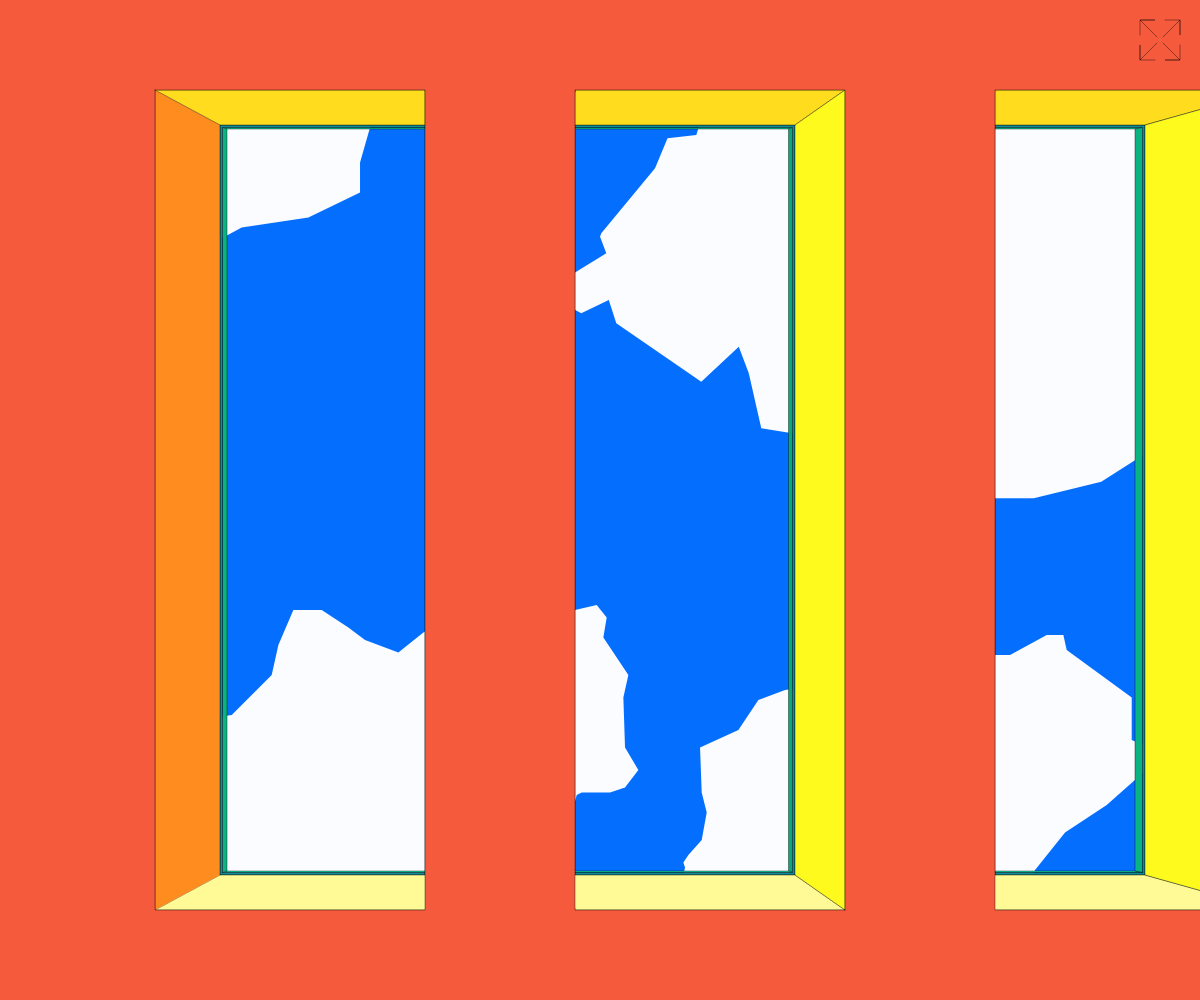
Frame 1 (no input)
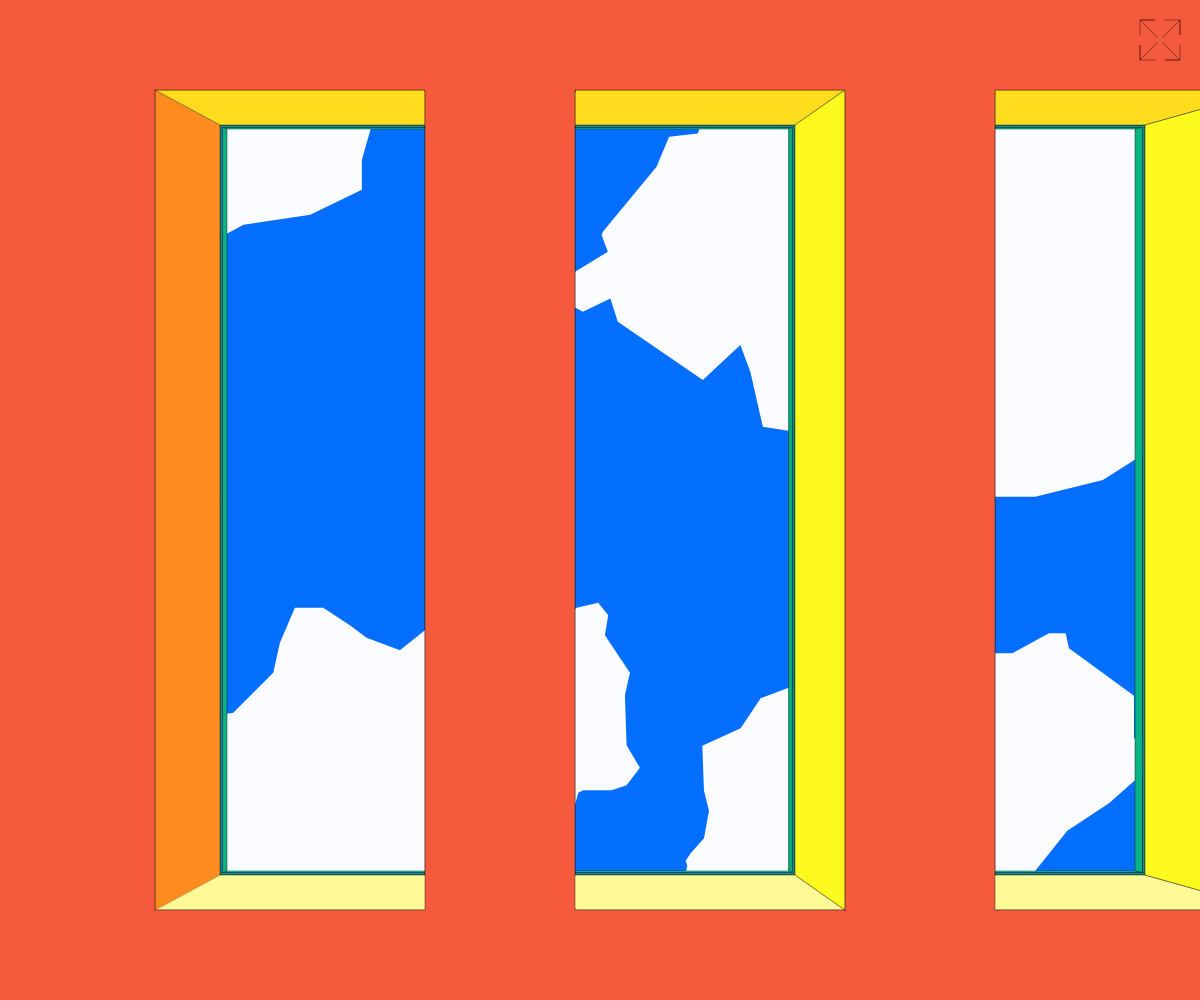
Frame 60 (no input)
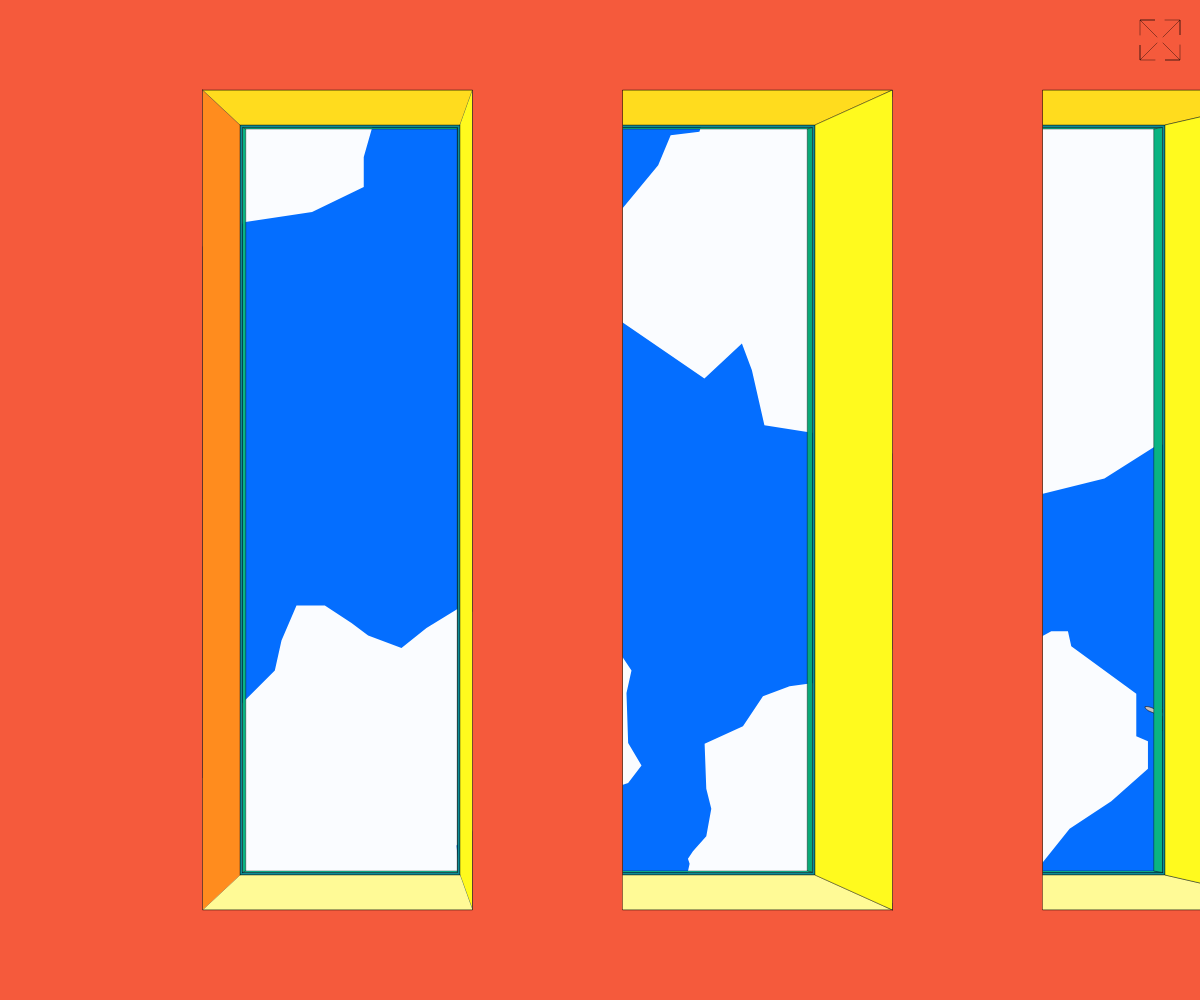
Frame 120 (the mouse pressed at the canvas centre since frame 60)

The p5.js sketch that drew these frames (run headless with seeded random() and noise() and a simulated clock; from frame 60 on, the mouse is pressed at the canvas centre):

// p5.js sketch
// ── sketch.js
//Colours
let lineColour = ([0, 100]);
let buttonColour = ([0, 100]);

let sky = ([4, 110, 255]);

let tr = 255;

let wallColour = ([245, 90, 60, tr]);
let wallSideTopColour = ([255, 220, 30, tr]);
let wallSideRightColour = ([255, 250, 30, tr]);
let wallSideBottomColour = ([255, 250, 150, tr]);
let wallSideLeftColour = ([255, 140, 30, tr]);

let frontWindowSurroundColour = ([15, 140, 150]);
let frontWindowEdgeColourTop = ([10, 190, 140]);
let frontWindowEdgeColourRight = ([10, 170, 120]);
let frontWindowEdgeColourBottom = ([20, 210, 160]);
let frontWindowEdgeColourLeft = ([10, 180, 130]);

let frontWindowBackColour = ([5, 120, 110]);
let frontWindowTopColour = ([225, 235, 10]);
let frontWindowBottomColour = ([212, 222, 5]);

let frontWindowHighlightColourR;
let frontWindowHighlightColourG;
let frontWindowHighlightColourB;

let pBC = ([200, 200, 200]);
let pWC = ([200, 0, 0]);
let pJC = ([200, 200, 200]);
//transparency layer
let pBC2 = ([200, 0, 0,10]);
let pWC2 = ([200, 0, 0,10]);
let pJC2 = ([200, 0, 0,10]);

//Width Centre variable
let hc;
let wc;
let sc;
let scale;
let xscaler;
let yscaler;

let movex = 0;

let cld1 = 0;
let cld2 = 0;
let cld3 = 0;
let cld4 = 0;

let plane = 0;
let plane2 = 0;

let pScale;

let pX = -120;
let pY = -40;

function setup() {
  createCanvas(windowWidth, windowHeight);
  hc = height / 2;
  wc = width / 2;
  //Smaller dimension
  if (wc < hc) {
    sc = wc;
  } else if (hc < wc) {
    sc = hc;
  } else {
    sc = hc;
  }
  scale = sc / 100
  xscaler = 1;
  yscaler = 1;

}

function windowResized() {
  resizeCanvas(windowWidth, windowHeight);
  hc = height / 2;
  wc = width / 2;
  //Smaller dimension
  if (wc < hc) {
    sc = wc
  } else if (hc < wc) {
    sc = hc
  } else {
    sc = hc
  }
  scale = sc / 100
}

function draw() {
  background(sky);
  stroke(lineColour);
  strokeWeight(scale / 5);

  cld1 = cld1 + scale/190;
  cld2 = cld2 + scale/160;
  cld3 = cld3 + scale/130;
  cld4 = cld4 + scale/110;

  //y
  plane = plane + scale/25;
  //x
  plane2 = plane2 + scale/10;

  pScale = 60;

  //a
  {
    //Scale a
    let a_sx = scale * xscaler;
    let a_sy = scale * yscaler;

    //Position a
    let as_px = (scale*movex) + map(mouseX, 0, width, (scale*1), -(scale*18), true);
    let as_py = 0;

    //Points >> + or - ((value * scaler) + positioner)
    //TL
    a1x = wc - ((88 * a_sx) + as_px);
    a1y = hc - ((82 * a_sy) + as_py);
    //TR
    a2x = wc - ((34 * a_sx) + as_px);
    a2y = hc - ((82 * a_sy) + as_py);
    //BR
    a3x = wc - ((34 * a_sx) + as_px);
    a3y = hc + ((82 * a_sy) + as_py);
    //BL
    a4x = wc - ((88 * a_sx) + as_px);
    a4y = hc + ((82 * a_sy) + as_py);

    a5x = wc + ((50 * a_sx) - as_px);
    a5y = hc - ((82 * a_sy) + as_py);

    a6x = wc - ((4 * a_sx) + as_px);
    a6y = hc - ((82 * a_sy) + as_py);

    a7x = wc - ((4 * a_sx) + as_px);
    a7y = hc + ((82 * a_sy) + as_py);

    a8x = wc + ((50 * a_sx) - as_px);
    a8y = hc + ((82 * a_sy) + as_py);

    a9x = wc + ((135 * a_sx) - as_px);
    a9y = hc - ((82 * a_sy) + as_py);

    a10x = wc + ((80 * a_sx) - as_px);
    a10y = hc - ((82 * a_sy) + as_py);

    a11x = wc + ((80 * a_sx) - as_px);
    a11y = hc + ((82 * a_sy) + as_py);

    a12x = wc + ((135 * a_sx) - as_px);
    a12y = hc + ((82 * a_sy) + as_py);
  }
  //b
  {
    //Scale b
    let b_sx = scale * xscaler;
    let b_sy = scale * yscaler;

    //Position b
    let b_px = (scale*movex) + map(mouseX, 0, width, (scale*1), -(scale*7), true);
    let b_py = 0;

    //Points >> + or - ((value * scaler) + positioner)
    b1x = wc - ((75 * b_sx) + b_px);
    b1y = hc - ((75 * b_sy) + b_py);

    b2x = wc - ((31 * b_sx) + b_px);
    b2y = hc - ((75 * b_sy) + b_py);

    b3x = wc - ((31 * b_sx) + b_px);
    b3y = hc + ((75 * b_sy) + b_py);

    b4x = wc - ((75 * b_sx) + b_px);
    b4y = hc + ((75 * b_sy) + b_py);

    b5x = wc - ((5 * b_sx) + b_px);
    b5y = hc - ((75 * b_sy) + b_py);

    b6x = wc + ((40 * b_sx) - b_px);
    b6y = hc - ((75 * b_sy) + b_py);

    b7x = wc + ((40 * b_sx) - b_px);
    b7y = hc + ((75 * b_sy) + b_py);

    b8x = wc - ((5 * b_sx) + b_px);
    b8y = hc + ((75 * b_sy) + b_py);

    b9x = wc + ((110 * b_sx) - b_px);
    b9y = hc - ((75 * b_sy) + b_py);

    b10x = wc + ((66 * b_sx) - b_px);
    b10y = hc - ((75 * b_sy) + b_py);

    b11x = wc + ((66 * b_sx) - b_px);
    b11y = hc + ((75 * b_sy) + b_py);

    b12x = wc + ((110 * b_sx) - b_px);
    b12y = hc + ((75 * b_sy) + b_py);
  }
  //c
  {
    //Scale c
    let c_sx = scale * xscaler;
    let c_sy = scale * yscaler;

    //Position c
    let c_px = (scale*movex) + map(mouseX, 0, width, (scale*1), -(scale*7), true);
    let c_py = 0;

    //Points >> + or - ((value * scaler) + positioner)
    c1x = wc - ((74.5 * c_sx) + c_px);
    c1y = hc - ((74.5 * c_sy) + c_py);

    c2x = wc - ((31.5 * c_sx) + c_px);
    c2y = hc - ((74.5 * c_sy) + c_py);

    c3x = wc - ((31.5 * c_sx) + c_px);
    c3y = hc + ((74.5 * c_sy) + c_py);

    c4x = wc - ((74.5 * c_sx) + c_px);
    c4y = hc + ((74.5 * c_sy) + c_py);

    c5x = wc - ((4.5 * c_sx) + c_px);
    c5y = hc - ((74.5 * c_sy) + c_py);

    c6x = wc + ((39.5 * c_sx) - c_px);
    c6y = hc - ((74.5 * c_sy) + c_py);

    c7x = wc + ((39.5 * c_sx) - c_px);
    c7y = hc + ((74.5 * c_sy) + c_py);

    c8x = wc - ((4.5 * c_sx) + c_px);
    c8y = hc + ((74.5 * c_sy) + c_py);

    c9x = wc + ((109.5 * c_sx) - c_px);
    c9y = hc - ((74.5 * c_sy) + c_py);

    c10x = wc + ((66.5 * c_sx) - c_px);
    c10y = hc - ((74.5 * c_sy) + c_py);

    c11x = wc + ((66.5 * c_sx) - c_px);
    c11y = hc + ((74.5 * c_sy) + c_py);

    c12x = wc + ((109.5 * c_sx) - c_px);
    c12y = hc + ((74.5 * c_sy) + c_py);
  }
  //d
  {
    //Scale d
    let d_sx = scale * xscaler;
    let d_sy = scale * yscaler;

    //Position d
    let d_px = (scale*movex) + map(mouseX, 0, width, (scale*1), -(scale*6.5), true);
    let d_py = 0;

    //Points >> + or - ((value * scaler) + positioner)
    d1x = wc - ((73.6 * d_sx) + d_px);
    d1y = hc - ((74.2 * d_sy) + d_py);

    d2x = wc - ((31.3 * d_sx) + d_px);
    d2y = hc - ((74.2 * d_sy) + d_py);

    d3x = wc - ((31.3 * d_sx) + d_px);
    d3y = hc + ((74.2 * d_sy) + d_py);

    d4x = wc - ((73.6 * d_sx) + d_px);
    d4y = hc + ((74.2 * d_sy) + d_py);

    d5x = wc - ((5 * d_sx) + d_px);
    d5y = hc - ((74.2 * d_sy) + d_py);

    d6x = wc + ((38.7 * d_sx) - d_px);
    d6y = hc - ((74.2 * d_sy) + d_py);

    d7x = wc + ((38.7 * d_sx) - d_px);
    d7y = hc + ((74.2 * d_sy) + d_py);

    d8x = wc - ((5 * d_sx) + d_px);
    d8y = hc + ((74.2 * d_sy) + d_py);

    d9x = wc + ((108 * d_sx) - d_px);
    d9y = hc - ((74.2 * d_sy) + d_py);

    d10x = wc + ((65.3 * d_sx) - d_px);
    d10y = hc - ((74.2 * d_sy) + d_py);

    d11x = wc + ((65.3 * d_sx) - d_px);
    d11y = hc + ((74.2 * d_sy) + d_py);

    d12x = wc + ((108 * d_sx) - d_px);
    d12y = hc + ((74.2 * d_sy) + d_py);
  }
  //e
  {
    //Scale e
    let e_sx = scale * xscaler;
    let e_sy = scale * yscaler;

    //Position e
    let e_px = 0;
    let e_py = 0;

    //Points >> + or - ((value * scaler) + positioner)
    e1x = wc - ((48.5 * e_sx) + e_px);
    e1y = hc - ((70.7 * e_sy) + e_py);

    e2x = wc + ((48.5 * e_sx) + e_px);
    e2y = hc - ((70.7 * e_sy) + e_py);

    e3x = wc + ((48.5 * e_sx) + e_px);
    e3y = hc + ((70.7 * e_sy) + e_py);

    e4x = wc - ((48.5 * e_sx) + e_px);
    e4y = hc + ((70.7 * e_sy) + e_py);
  }
  //f
  {
    //Scale f
    let f_sx = scale * xscaler;
    let f_sy = scale * yscaler;

    //Position f
    let f_px = 0;
    let f_py = 0;

    //Points >> + or - ((value * scaler) + positioner)
    f1x = wc - ((47 * f_sx) + f_px);
    f1y = hc - ((67 * f_sy) + f_py);

    f2x = wc + ((47 * f_sx) + f_px);
    f2y = hc - ((67 * f_sy) + f_py);

    f3x = wc + ((47 * f_sx) + f_px);
    f3y = hc + ((-1.5 * f_sy) + f_py);

    f4x = wc - ((47 * f_sx) + f_px);
    f4y = hc + ((-1.5 * f_sy) + f_py);
  }



stroke(lineColour);
//PTW
{
fill(pWC);
let PTW_x = -scale*pX - plane2;
let PTW_y = -scale*pY - plane;
let PTW_xScale = scale/pScale;
let PTW_yScale = scale/pScale;
beginShape();
vertex(wc+(PTW_xScale*218)+PTW_x,hc+(PTW_yScale*415)+PTW_y);
vertex(wc+(PTW_xScale*228)+PTW_x,hc+(PTW_yScale*415)+PTW_y);
vertex(wc+(PTW_xScale*378)+PTW_x,hc+(PTW_yScale*303)+PTW_y);
vertex(wc+(PTW_xScale*379)+PTW_x,hc+(PTW_yScale*302)+PTW_y);
vertex(wc+(PTW_xScale*388)+PTW_x,hc+(PTW_yScale*301)+PTW_y);
vertex(wc+(PTW_xScale*413)+PTW_x,hc+(PTW_yScale*303)+PTW_y);
vertex(wc+(PTW_xScale*353)+PTW_x,hc+(PTW_yScale*366)+PTW_y);
vertex(wc+(PTW_xScale*361)+PTW_x,hc+(PTW_yScale*371)+PTW_y);
vertex(wc+(PTW_xScale*331)+PTW_x,hc+(PTW_yScale*408)+PTW_y);
vertex(wc+(PTW_xScale*326)+PTW_x,hc+(PTW_yScale*403)+PTW_y);
vertex(wc+(PTW_xScale*319)+PTW_x,hc+(PTW_yScale*410)+PTW_y);
vertex(wc+(PTW_xScale*324)+PTW_x,hc+(PTW_yScale*415)+PTW_y);
vertex(wc+(PTW_xScale*298)+PTW_x,hc+(PTW_yScale*448)+PTW_y);
vertex(wc+(PTW_xScale*220)+PTW_x,hc+(PTW_yScale*421)+PTW_y);
vertex(wc+(PTW_xScale*218)+PTW_x,hc+(PTW_yScale*417)+PTW_y);
endShape(CLOSE);
//ENDPTW
}
//PBW
{
fill(pWC);
let PBW_x = -scale*pX - plane2;
let PBW_y = -scale*pY - plane;
let PBW_xScale = scale/pScale;
let PBW_yScale = scale/pScale;
beginShape();
vertex(wc+(PBW_xScale*202)+PBW_x,hc+(PBW_yScale*459)+PBW_y);
vertex(wc+(PBW_xScale*206)+PBW_x,hc+(PBW_yScale*465)+PBW_y);
vertex(wc+(PBW_xScale*259)+PBW_x,hc+(PBW_yScale*647)+PBW_y);
vertex(wc+(PBW_xScale*262)+PBW_x,hc+(PBW_yScale*651)+PBW_y);
vertex(wc+(PBW_xScale*287)+PBW_x,hc+(PBW_yScale*664)+PBW_y);
vertex(wc+(PBW_xScale*277)+PBW_x,hc+(PBW_yScale*584)+PBW_y);
vertex(wc+(PBW_xScale*283)+PBW_x,hc+(PBW_yScale*586)+PBW_y);
vertex(wc+(PBW_xScale*276)+PBW_x,hc+(PBW_yScale*535)+PBW_y);
vertex(wc+(PBW_xScale*270)+PBW_x,hc+(PBW_yScale*535)+PBW_y);
vertex(wc+(PBW_xScale*270)+PBW_x,hc+(PBW_yScale*526)+PBW_y);
vertex(wc+(PBW_xScale*276)+PBW_x,hc+(PBW_yScale*526)+PBW_y);
vertex(wc+(PBW_xScale*283)+PBW_x,hc+(PBW_yScale*493)+PBW_y);
vertex(wc+(PBW_xScale*279)+PBW_x,hc+(PBW_yScale*485)+PBW_y);
vertex(wc+(PBW_xScale*206)+PBW_x,hc+(PBW_yScale*453)+PBW_y);
vertex(wc+(PBW_xScale*202)+PBW_x,hc+(PBW_yScale*458)+PBW_y);
endShape(CLOSE);
//ENDPBW
}
//PT
{
fill(pWC);
let PT_x = -scale*pX - plane2;
let PT_y = -scale*pY - plane;
let PT_xScale = scale/pScale;
let PT_yScale = scale/pScale;
beginShape();
vertex(wc+(PT_xScale*412)+PT_x,hc+(PT_yScale*535)+PT_y);
vertex(wc+(PT_xScale*421)+PT_x,hc+(PT_yScale*542)+PT_y);
vertex(wc+(PT_xScale*423)+PT_x,hc+(PT_yScale*544)+PT_y);
vertex(wc+(PT_xScale*434)+PT_x,hc+(PT_yScale*582)+PT_y);
vertex(wc+(PT_xScale*440)+PT_x,hc+(PT_yScale*594)+PT_y);
vertex(wc+(PT_xScale*452)+PT_x,hc+(PT_yScale*601)+PT_y);
vertex(wc+(PT_xScale*465)+PT_x,hc+(PT_yScale*539)+PT_y);
vertex(wc+(PT_xScale*505)+PT_x,hc+(PT_yScale*492)+PT_y);
vertex(wc+(PT_xScale*493)+PT_x,hc+(PT_yScale*486)+PT_y);
vertex(wc+(PT_xScale*483)+PT_x,hc+(PT_yScale*487)+PT_y);
vertex(wc+(PT_xScale*440)+PT_x,hc+(PT_yScale*509)+PT_y);
vertex(wc+(PT_xScale*427)+PT_x,hc+(PT_yScale*507)+PT_y);
vertex(wc+(PT_xScale*435)+PT_x,hc+(PT_yScale*527)+PT_y);
endShape(CLOSE);
//ENDPT
}
//PBod
{
fill(pBC);
let PBod_x = -scale*pX - plane2;
let PBod_y = -scale*pY - plane;
let PBod_xScale = scale/pScale;
let PBod_yScale = scale/pScale;
beginShape();
vertex(wc+(PBod_xScale*453)+PBod_x,hc+(PBod_yScale*525)+PBod_y);
vertex(wc+(PBod_xScale*440)+PBod_x,hc+(PBod_yScale*515)+PBod_y);
vertex(wc+(PBod_xScale*419)+PBod_x,hc+(PBod_yScale*502)+PBod_y);
vertex(wc+(PBod_xScale*400)+PBod_x,hc+(PBod_yScale*491)+PBod_y);
vertex(wc+(PBod_xScale*333)+PBod_x,hc+(PBod_yScale*458)+PBod_y);
vertex(wc+(PBod_xScale*133)+PBod_x,hc+(PBod_yScale*378)+PBod_y);
vertex(wc+(PBod_xScale*108)+PBod_x,hc+(PBod_yScale*370)+PBod_y);
vertex(wc+(PBod_xScale*85)+PBod_x,hc+(PBod_yScale*366)+PBod_y);
vertex(wc+(PBod_xScale*72)+PBod_x,hc+(PBod_yScale*366)+PBod_y);
vertex(wc+(PBod_xScale*62)+PBod_x,hc+(PBod_yScale*368)+PBod_y);
  vertex(wc+(PBod_xScale*60)+PBod_x,hc+(PBod_yScale*371)+PBod_y);
vertex(wc+(PBod_xScale*61)+PBod_x,hc+(PBod_yScale*376)+PBod_y);
vertex(wc+(PBod_xScale*65)+PBod_x,hc+(PBod_yScale*386)+PBod_y);
vertex(wc+(PBod_xScale*85)+PBod_x,hc+(PBod_yScale*407)+PBod_y);
vertex(wc+(PBod_xScale*89)+PBod_x,hc+(PBod_yScale*410)+PBod_y);
vertex(wc+(PBod_xScale*98)+PBod_x,hc+(PBod_yScale*415)+PBod_y);
vertex(wc+(PBod_xScale*107)+PBod_x,hc+(PBod_yScale*420)+PBod_y);
vertex(wc+(PBod_xScale*315)+PBod_x,hc+(PBod_yScale*506)+PBod_y);
vertex(wc+(PBod_xScale*397)+PBod_x,hc+(PBod_yScale*532)+PBod_y);
vertex(wc+(PBod_xScale*457)+PBod_x,hc+(PBod_yScale*543)+PBod_y);
vertex(wc+(PBod_xScale*472)+PBod_x,hc+(PBod_yScale*544)+PBod_y);
vertex(wc+(PBod_xScale*456)+PBod_x,hc+(PBod_yScale*527)+PBod_y);
endShape(CLOSE);
//ENDPBod
}
//JT
{
fill(pJC);
let JT_x = -scale*pX - plane2;
let JT_y = -scale*pY - plane;
let JT_xScale = scale/pScale;
let JT_yScale = scale/pScale;
beginShape();
vertex(wc+(JT_xScale*252)+JT_x,hc+(JT_yScale*533)+JT_y);
vertex(wc+(JT_xScale*235)+JT_x,hc+(JT_yScale*518)+JT_y);
vertex(wc+(JT_xScale*223)+JT_x,hc+(JT_yScale*509)+JT_y);
vertex(wc+(JT_xScale*200)+JT_x,hc+(JT_yScale*500)+JT_y);
vertex(wc+(JT_xScale*195)+JT_x,hc+(JT_yScale*499)+JT_y);
vertex(wc+(JT_xScale*189)+JT_x,hc+(JT_yScale*505)+JT_y);
vertex(wc+(JT_xScale*186)+JT_x,hc+(JT_yScale*512)+JT_y);
vertex(wc+(JT_xScale*185)+JT_x,hc+(JT_yScale*518)+JT_y);
vertex(wc+(JT_xScale*187)+JT_x,hc+(JT_yScale*520)+JT_y);
vertex(wc+(JT_xScale*192)+JT_x,hc+(JT_yScale*524)+JT_y);
vertex(wc+(JT_xScale*201)+JT_x,hc+(JT_yScale*527)+JT_y);
vertex(wc+(JT_xScale*224)+JT_x,hc+(JT_yScale*532)+JT_y);
vertex(wc+(JT_xScale*251)+JT_x,hc+(JT_yScale*533)+JT_y);
endShape(CLOSE);
//ENDJT
}
//JT2
{
fill(pJC);
let JT2_x = -scale*pX - plane2;
let JT2_y = -scale*pY - plane;
let JT2_xScale = scale/pScale;
let JT2_yScale = scale/pScale;
beginShape();
vertex(wc+(JT2_xScale*299)+JT2_x,hc+(JT2_yScale*400)+JT2_y);
vertex(wc+(JT2_xScale*283)+JT2_x,hc+(JT2_yScale*383)+JT2_y);
vertex(wc+(JT2_xScale*271)+JT2_x,hc+(JT2_yScale*373)+JT2_y);
vertex(wc+(JT2_xScale*259)+JT2_x,hc+(JT2_yScale*367)+JT2_y);
vertex(wc+(JT2_xScale*249)+JT2_x,hc+(JT2_yScale*362)+JT2_y);
vertex(wc+(JT2_xScale*241)+JT2_x,hc+(JT2_yScale*368)+JT2_y);
vertex(wc+(JT2_xScale*235)+JT2_x,hc+(JT2_yScale*377)+JT2_y);
vertex(wc+(JT2_xScale*237)+JT2_x,hc+(JT2_yScale*386)+JT2_y);
vertex(wc+(JT2_xScale*249)+JT2_x,hc+(JT2_yScale*390)+JT2_y);
vertex(wc+(JT2_xScale*269)+JT2_x,hc+(JT2_yScale*397)+JT2_y);
vertex(wc+(JT2_xScale*290)+JT2_x,hc+(JT2_yScale*399)+JT2_y);
vertex(wc+(JT2_xScale*298)+JT2_x,hc+(JT2_yScale*400)+JT2_y);
endShape(CLOSE);
//ENDJT2
}

//Cloud
{
noStroke();
fill(255,250);
let Cloud_x = -scale*30 + cld1;
let Cloud_y = -scale*180 - cld1;
let Cloud_xScale = scale/4;
let Cloud_yScale = scale/3;
beginShape();
vertex(wc+(Cloud_xScale*121)+Cloud_x,hc+(Cloud_yScale*380)+Cloud_y);
vertex(wc+(Cloud_xScale*164)+Cloud_x,hc+(Cloud_yScale*341)+Cloud_y);
vertex(wc+(Cloud_xScale*174)+Cloud_x,hc+(Cloud_yScale*323)+Cloud_y);
vertex(wc+(Cloud_xScale*197)+Cloud_x,hc+(Cloud_yScale*321)+Cloud_y);
vertex(wc+(Cloud_xScale*205)+Cloud_x,hc+(Cloud_yScale*302)+Cloud_y);
vertex(wc+(Cloud_xScale*235)+Cloud_x,hc+(Cloud_yScale*278)+Cloud_y);
vertex(wc+(Cloud_xScale*268)+Cloud_x,hc+(Cloud_yScale*281)+Cloud_y);
vertex(wc+(Cloud_xScale*368)+Cloud_x,hc+(Cloud_yScale*304)+Cloud_y);
vertex(wc+(Cloud_xScale*390)+Cloud_x,hc+(Cloud_yScale*299)+Cloud_y);
vertex(wc+(Cloud_xScale*422)+Cloud_x,hc+(Cloud_yScale*286)+Cloud_y);
vertex(wc+(Cloud_xScale*501)+Cloud_x,hc+(Cloud_yScale*303)+Cloud_y);
vertex(wc+(Cloud_xScale*548)+Cloud_x,hc+(Cloud_yScale*312)+Cloud_y);
vertex(wc+(Cloud_xScale*640)+Cloud_x,hc+(Cloud_yScale*343)+Cloud_y);
vertex(wc+(Cloud_xScale*676)+Cloud_x,hc+(Cloud_yScale*339)+Cloud_y);
vertex(wc+(Cloud_xScale*688)+Cloud_x,hc+(Cloud_yScale*360)+Cloud_y);
vertex(wc+(Cloud_xScale*698)+Cloud_x,hc+(Cloud_yScale*378)+Cloud_y);
vertex(wc+(Cloud_xScale*737)+Cloud_x,hc+(Cloud_yScale*377)+Cloud_y);
vertex(wc+(Cloud_xScale*741)+Cloud_x,hc+(Cloud_yScale*397)+Cloud_y);
vertex(wc+(Cloud_xScale*769)+Cloud_x,hc+(Cloud_yScale*409)+Cloud_y);
vertex(wc+(Cloud_xScale*785)+Cloud_x,hc+(Cloud_yScale*418)+Cloud_y);
vertex(wc+(Cloud_xScale*758)+Cloud_x,hc+(Cloud_yScale*450)+Cloud_y);
vertex(wc+(Cloud_xScale*717)+Cloud_x,hc+(Cloud_yScale*462)+Cloud_y);
vertex(wc+(Cloud_xScale*688)+Cloud_x,hc+(Cloud_yScale*464)+Cloud_y);
vertex(wc+(Cloud_xScale*656)+Cloud_x,hc+(Cloud_yScale*495)+Cloud_y);
vertex(wc+(Cloud_xScale*625)+Cloud_x,hc+(Cloud_yScale*504)+Cloud_y);
vertex(wc+(Cloud_xScale*563)+Cloud_x,hc+(Cloud_yScale*509)+Cloud_y);
vertex(wc+(Cloud_xScale*521)+Cloud_x,hc+(Cloud_yScale*529)+Cloud_y);
vertex(wc+(Cloud_xScale*467)+Cloud_x,hc+(Cloud_yScale*539)+Cloud_y);
vertex(wc+(Cloud_xScale*404)+Cloud_x,hc+(Cloud_yScale*539)+Cloud_y);
vertex(wc+(Cloud_xScale*387)+Cloud_x,hc+(Cloud_yScale*544)+Cloud_y);
vertex(wc+(Cloud_xScale*366)+Cloud_x,hc+(Cloud_yScale*532)+Cloud_y);
vertex(wc+(Cloud_xScale*358)+Cloud_x,hc+(Cloud_yScale*517)+Cloud_y);
vertex(wc+(Cloud_xScale*341)+Cloud_x,hc+(Cloud_yScale*509)+Cloud_y);
vertex(wc+(Cloud_xScale*333)+Cloud_x,hc+(Cloud_yScale*518)+Cloud_y);
vertex(wc+(Cloud_xScale*325)+Cloud_x,hc+(Cloud_yScale*521)+Cloud_y);
vertex(wc+(Cloud_xScale*310)+Cloud_x,hc+(Cloud_yScale*511)+Cloud_y);
vertex(wc+(Cloud_xScale*291)+Cloud_x,hc+(Cloud_yScale*502)+Cloud_y);
vertex(wc+(Cloud_xScale*249)+Cloud_x,hc+(Cloud_yScale*497)+Cloud_y);
vertex(wc+(Cloud_xScale*239)+Cloud_x,hc+(Cloud_yScale*464)+Cloud_y);
vertex(wc+(Cloud_xScale*231)+Cloud_x,hc+(Cloud_yScale*448)+Cloud_y);
vertex(wc+(Cloud_xScale*201)+Cloud_x,hc+(Cloud_yScale*469)+Cloud_y);
vertex(wc+(Cloud_xScale*133)+Cloud_x,hc+(Cloud_yScale*434)+Cloud_y);
vertex(wc+(Cloud_xScale*127)+Cloud_x,hc+(Cloud_yScale*420)+Cloud_y);
vertex(wc+(Cloud_xScale*105)+Cloud_x,hc+(Cloud_yScale*428)+Cloud_y);
vertex(wc+(Cloud_xScale*88)+Cloud_x,hc+(Cloud_yScale*421)+Cloud_y);
vertex(wc+(Cloud_xScale*88)+Cloud_x,hc+(Cloud_yScale*409)+Cloud_y);
vertex(wc+(Cloud_xScale*125)+Cloud_x,hc+(Cloud_yScale*392)+Cloud_y);
vertex(wc+(Cloud_xScale*120)+Cloud_x,hc+(Cloud_yScale*382)+Cloud_y);
endShape(CLOSE);
//ENDCloud
}
//Cloud1
{
noStroke();
fill(255,250);
let Cloud1_x = -scale*120 + cld1;
let Cloud1_y = -scale*190 - cld3;
let Cloud1_xScale = scale/3;
let Cloud1_yScale = scale/2;
beginShape();
vertex(wc+(Cloud1_xScale*61)+Cloud1_x,hc+(Cloud1_yScale*542)+Cloud1_y);
vertex(wc+(Cloud1_xScale*65)+Cloud1_x,hc+(Cloud1_yScale*541)+Cloud1_y);
vertex(wc+(Cloud1_xScale*76)+Cloud1_x,hc+(Cloud1_yScale*536)+Cloud1_y);
vertex(wc+(Cloud1_xScale*77)+Cloud1_x,hc+(Cloud1_yScale*529)+Cloud1_y);
vertex(wc+(Cloud1_xScale*74)+Cloud1_x,hc+(Cloud1_yScale*513)+Cloud1_y);
vertex(wc+(Cloud1_xScale*74)+Cloud1_x,hc+(Cloud1_yScale*500)+Cloud1_y);
vertex(wc+(Cloud1_xScale*81)+Cloud1_x,hc+(Cloud1_yScale*498)+Cloud1_y);
vertex(wc+(Cloud1_xScale*85)+Cloud1_x,hc+(Cloud1_yScale*501)+Cloud1_y);
vertex(wc+(Cloud1_xScale*90)+Cloud1_x,hc+(Cloud1_yScale*499)+Cloud1_y);
vertex(wc+(Cloud1_xScale*88)+Cloud1_x,hc+(Cloud1_yScale*498)+Cloud1_y);
vertex(wc+(Cloud1_xScale*93)+Cloud1_x,hc+(Cloud1_yScale*494)+Cloud1_y);
vertex(wc+(Cloud1_xScale*120)+Cloud1_x,hc+(Cloud1_yScale*493)+Cloud1_y);
vertex(wc+(Cloud1_xScale*121)+Cloud1_x,hc+(Cloud1_yScale*482)+Cloud1_y);
vertex(wc+(Cloud1_xScale*122)+Cloud1_x,hc+(Cloud1_yScale*474)+Cloud1_y);
vertex(wc+(Cloud1_xScale*129)+Cloud1_x,hc+(Cloud1_yScale*467)+Cloud1_y);
vertex(wc+(Cloud1_xScale*139)+Cloud1_x,hc+(Cloud1_yScale*466)+Cloud1_y);
vertex(wc+(Cloud1_xScale*163)+Cloud1_x,hc+(Cloud1_yScale*450)+Cloud1_y);
vertex(wc+(Cloud1_xScale*167)+Cloud1_x,hc+(Cloud1_yScale*438)+Cloud1_y);
vertex(wc+(Cloud1_xScale*176)+Cloud1_x,hc+(Cloud1_yScale*424)+Cloud1_y);
vertex(wc+(Cloud1_xScale*193)+Cloud1_x,hc+(Cloud1_yScale*424)+Cloud1_y);
vertex(wc+(Cloud1_xScale*209)+Cloud1_x,hc+(Cloud1_yScale*431)+Cloud1_y);
vertex(wc+(Cloud1_xScale*219)+Cloud1_x,hc+(Cloud1_yScale*436)+Cloud1_y);
vertex(wc+(Cloud1_xScale*239)+Cloud1_x,hc+(Cloud1_yScale*441)+Cloud1_y);
vertex(wc+(Cloud1_xScale*254)+Cloud1_x,hc+(Cloud1_yScale*433)+Cloud1_y);
vertex(wc+(Cloud1_xScale*276)+Cloud1_x,hc+(Cloud1_yScale*424)+Cloud1_y);
vertex(wc+(Cloud1_xScale*294)+Cloud1_x,hc+(Cloud1_yScale*432)+Cloud1_y);
vertex(wc+(Cloud1_xScale*319)+Cloud1_x,hc+(Cloud1_yScale*437)+Cloud1_y);
vertex(wc+(Cloud1_xScale*329)+Cloud1_x,hc+(Cloud1_yScale*428)+Cloud1_y);
vertex(wc+(Cloud1_xScale*330)+Cloud1_x,hc+(Cloud1_yScale*427)+Cloud1_y);
vertex(wc+(Cloud1_xScale*332)+Cloud1_x,hc+(Cloud1_yScale*428)+Cloud1_y);
vertex(wc+(Cloud1_xScale*337)+Cloud1_x,hc+(Cloud1_yScale*429)+Cloud1_y);
vertex(wc+(Cloud1_xScale*345)+Cloud1_x,hc+(Cloud1_yScale*424)+Cloud1_y);
vertex(wc+(Cloud1_xScale*358)+Cloud1_x,hc+(Cloud1_yScale*422)+Cloud1_y);
vertex(wc+(Cloud1_xScale*364)+Cloud1_x,hc+(Cloud1_yScale*427)+Cloud1_y);
vertex(wc+(Cloud1_xScale*362)+Cloud1_x,hc+(Cloud1_yScale*435)+Cloud1_y);
vertex(wc+(Cloud1_xScale*377)+Cloud1_x,hc+(Cloud1_yScale*450)+Cloud1_y);
vertex(wc+(Cloud1_xScale*374)+Cloud1_x,hc+(Cloud1_yScale*459)+Cloud1_y);
vertex(wc+(Cloud1_xScale*375)+Cloud1_x,hc+(Cloud1_yScale*479)+Cloud1_y);
vertex(wc+(Cloud1_xScale*383)+Cloud1_x,hc+(Cloud1_yScale*488)+Cloud1_y);
vertex(wc+(Cloud1_xScale*375)+Cloud1_x,hc+(Cloud1_yScale*495)+Cloud1_y);
vertex(wc+(Cloud1_xScale*366)+Cloud1_x,hc+(Cloud1_yScale*497)+Cloud1_y);
vertex(wc+(Cloud1_xScale*349)+Cloud1_x,hc+(Cloud1_yScale*497)+Cloud1_y);
vertex(wc+(Cloud1_xScale*346)+Cloud1_x,hc+(Cloud1_yScale*498)+Cloud1_y);
vertex(wc+(Cloud1_xScale*344)+Cloud1_x,hc+(Cloud1_yScale*503)+Cloud1_y);
vertex(wc+(Cloud1_xScale*343)+Cloud1_x,hc+(Cloud1_yScale*508)+Cloud1_y);
vertex(wc+(Cloud1_xScale*334)+Cloud1_x,hc+(Cloud1_yScale*511)+Cloud1_y);
vertex(wc+(Cloud1_xScale*305)+Cloud1_x,hc+(Cloud1_yScale*509)+Cloud1_y);
vertex(wc+(Cloud1_xScale*298)+Cloud1_x,hc+(Cloud1_yScale*507)+Cloud1_y);
vertex(wc+(Cloud1_xScale*285)+Cloud1_x,hc+(Cloud1_yScale*506)+Cloud1_y);
vertex(wc+(Cloud1_xScale*284)+Cloud1_x,hc+(Cloud1_yScale*511)+Cloud1_y);
vertex(wc+(Cloud1_xScale*281)+Cloud1_x,hc+(Cloud1_yScale*515)+Cloud1_y);
vertex(wc+(Cloud1_xScale*272)+Cloud1_x,hc+(Cloud1_yScale*520)+Cloud1_y);
vertex(wc+(Cloud1_xScale*274)+Cloud1_x,hc+(Cloud1_yScale*533)+Cloud1_y);
vertex(wc+(Cloud1_xScale*273)+Cloud1_x,hc+(Cloud1_yScale*546)+Cloud1_y);
vertex(wc+(Cloud1_xScale*265)+Cloud1_x,hc+(Cloud1_yScale*553)+Cloud1_y);
vertex(wc+(Cloud1_xScale*260)+Cloud1_x,hc+(Cloud1_yScale*563)+Cloud1_y);
vertex(wc+(Cloud1_xScale*250)+Cloud1_x,hc+(Cloud1_yScale*572)+Cloud1_y);
vertex(wc+(Cloud1_xScale*230)+Cloud1_x,hc+(Cloud1_yScale*577)+Cloud1_y);
vertex(wc+(Cloud1_xScale*209)+Cloud1_x,hc+(Cloud1_yScale*573)+Cloud1_y);
vertex(wc+(Cloud1_xScale*197)+Cloud1_x,hc+(Cloud1_yScale*574)+Cloud1_y);
vertex(wc+(Cloud1_xScale*190)+Cloud1_x,hc+(Cloud1_yScale*579)+Cloud1_y);
vertex(wc+(Cloud1_xScale*188)+Cloud1_x,hc+(Cloud1_yScale*587)+Cloud1_y);
vertex(wc+(Cloud1_xScale*186)+Cloud1_x,hc+(Cloud1_yScale*600)+Cloud1_y);
vertex(wc+(Cloud1_xScale*179)+Cloud1_x,hc+(Cloud1_yScale*610)+Cloud1_y);
vertex(wc+(Cloud1_xScale*168)+Cloud1_x,hc+(Cloud1_yScale*617)+Cloud1_y);
vertex(wc+(Cloud1_xScale*161)+Cloud1_x,hc+(Cloud1_yScale*618)+Cloud1_y);
vertex(wc+(Cloud1_xScale*154)+Cloud1_x,hc+(Cloud1_yScale*617)+Cloud1_y);
vertex(wc+(Cloud1_xScale*142)+Cloud1_x,hc+(Cloud1_yScale*609)+Cloud1_y);
vertex(wc+(Cloud1_xScale*121)+Cloud1_x,hc+(Cloud1_yScale*597)+Cloud1_y);
vertex(wc+(Cloud1_xScale*108)+Cloud1_x,hc+(Cloud1_yScale*599)+Cloud1_y);
vertex(wc+(Cloud1_xScale*96)+Cloud1_x,hc+(Cloud1_yScale*606)+Cloud1_y);
vertex(wc+(Cloud1_xScale*86)+Cloud1_x,hc+(Cloud1_yScale*605)+Cloud1_y);
vertex(wc+(Cloud1_xScale*75)+Cloud1_x,hc+(Cloud1_yScale*597)+Cloud1_y);
vertex(wc+(Cloud1_xScale*49)+Cloud1_x,hc+(Cloud1_yScale*590)+Cloud1_y);
vertex(wc+(Cloud1_xScale*28)+Cloud1_x,hc+(Cloud1_yScale*586)+Cloud1_y);
vertex(wc+(Cloud1_xScale*20)+Cloud1_x,hc+(Cloud1_yScale*586)+Cloud1_y);
vertex(wc+(Cloud1_xScale*13)+Cloud1_x,hc+(Cloud1_yScale*579)+Cloud1_y);
vertex(wc+(Cloud1_xScale*17)+Cloud1_x,hc+(Cloud1_yScale*573)+Cloud1_y);
vertex(wc+(Cloud1_xScale*36)+Cloud1_x,hc+(Cloud1_yScale*565)+Cloud1_y);
vertex(wc+(Cloud1_xScale*38)+Cloud1_x,hc+(Cloud1_yScale*557)+Cloud1_y);
vertex(wc+(Cloud1_xScale*41)+Cloud1_x,hc+(Cloud1_yScale*546)+Cloud1_y);
vertex(wc+(Cloud1_xScale*50)+Cloud1_x,hc+(Cloud1_yScale*544)+Cloud1_y);
vertex(wc+(Cloud1_xScale*58)+Cloud1_x,hc+(Cloud1_yScale*542)+Cloud1_y);
endShape(CLOSE);
//ENDCloud1
}
//Cloud2
{
noStroke();
fill(255,250);
let Cloud2_x = -scale*110 + cld3;
let Cloud2_y = -scale*60 - cld2;
let Cloud2_xScale = scale/3;
let Cloud2_yScale = scale/2;
beginShape();
vertex(wc+(Cloud2_xScale*381)+Cloud2_x,hc+(Cloud2_yScale*267)+Cloud2_y);
vertex(wc+(Cloud2_xScale*379)+Cloud2_x,hc+(Cloud2_yScale*273)+Cloud2_y);
vertex(wc+(Cloud2_xScale*377)+Cloud2_x,hc+(Cloud2_yScale*276)+Cloud2_y);
vertex(wc+(Cloud2_xScale*373)+Cloud2_x,hc+(Cloud2_yScale*284)+Cloud2_y);
vertex(wc+(Cloud2_xScale*374)+Cloud2_x,hc+(Cloud2_yScale*298)+Cloud2_y);
vertex(wc+(Cloud2_xScale*378)+Cloud2_x,hc+(Cloud2_yScale*301)+Cloud2_y);
vertex(wc+(Cloud2_xScale*388)+Cloud2_x,hc+(Cloud2_yScale*305)+Cloud2_y);
vertex(wc+(Cloud2_xScale*395)+Cloud2_x,hc+(Cloud2_yScale*301)+Cloud2_y);
vertex(wc+(Cloud2_xScale*404)+Cloud2_x,hc+(Cloud2_yScale*301)+Cloud2_y);
vertex(wc+(Cloud2_xScale*402)+Cloud2_x,hc+(Cloud2_yScale*305)+Cloud2_y);
vertex(wc+(Cloud2_xScale*417)+Cloud2_x,hc+(Cloud2_yScale*303)+Cloud2_y);
vertex(wc+(Cloud2_xScale*424)+Cloud2_x,hc+(Cloud2_yScale*305)+Cloud2_y);
vertex(wc+(Cloud2_xScale*446)+Cloud2_x,hc+(Cloud2_yScale*299)+Cloud2_y);
vertex(wc+(Cloud2_xScale*462)+Cloud2_x,hc+(Cloud2_yScale*297)+Cloud2_y);
vertex(wc+(Cloud2_xScale*481)+Cloud2_x,hc+(Cloud2_yScale*293)+Cloud2_y);
vertex(wc+(Cloud2_xScale*500)+Cloud2_x,hc+(Cloud2_yScale*283)+Cloud2_y);
vertex(wc+(Cloud2_xScale*585)+Cloud2_x,hc+(Cloud2_yScale*273)+Cloud2_y);
vertex(wc+(Cloud2_xScale*609)+Cloud2_x,hc+(Cloud2_yScale*253)+Cloud2_y);
vertex(wc+(Cloud2_xScale*634)+Cloud2_x,hc+(Cloud2_yScale*242)+Cloud2_y);
vertex(wc+(Cloud2_xScale*656)+Cloud2_x,hc+(Cloud2_yScale*229)+Cloud2_y);
vertex(wc+(Cloud2_xScale*656)+Cloud2_x,hc+(Cloud2_yScale*218)+Cloud2_y);
vertex(wc+(Cloud2_xScale*649)+Cloud2_x,hc+(Cloud2_yScale*216)+Cloud2_y);
vertex(wc+(Cloud2_xScale*649)+Cloud2_x,hc+(Cloud2_yScale*199)+Cloud2_y);
vertex(wc+(Cloud2_xScale*610)+Cloud2_x,hc+(Cloud2_yScale*180)+Cloud2_y);
vertex(wc+(Cloud2_xScale*608)+Cloud2_x,hc+(Cloud2_yScale*174)+Cloud2_y);
vertex(wc+(Cloud2_xScale*598)+Cloud2_x,hc+(Cloud2_yScale*174)+Cloud2_y);
vertex(wc+(Cloud2_xScale*576)+Cloud2_x,hc+(Cloud2_yScale*182)+Cloud2_y);
vertex(wc+(Cloud2_xScale*556)+Cloud2_x,hc+(Cloud2_yScale*182)+Cloud2_y);
vertex(wc+(Cloud2_xScale*537)+Cloud2_x,hc+(Cloud2_yScale*183)+Cloud2_y);
vertex(wc+(Cloud2_xScale*511)+Cloud2_x,hc+(Cloud2_yScale*182)+Cloud2_y);
vertex(wc+(Cloud2_xScale*486)+Cloud2_x,hc+(Cloud2_yScale*180)+Cloud2_y);
vertex(wc+(Cloud2_xScale*474)+Cloud2_x,hc+(Cloud2_yScale*176)+Cloud2_y);
vertex(wc+(Cloud2_xScale*466)+Cloud2_x,hc+(Cloud2_yScale*178)+Cloud2_y);
vertex(wc+(Cloud2_xScale*468)+Cloud2_x,hc+(Cloud2_yScale*184)+Cloud2_y);
vertex(wc+(Cloud2_xScale*463)+Cloud2_x,hc+(Cloud2_yScale*194)+Cloud2_y);
vertex(wc+(Cloud2_xScale*441)+Cloud2_x,hc+(Cloud2_yScale*196)+Cloud2_y);
vertex(wc+(Cloud2_xScale*425)+Cloud2_x,hc+(Cloud2_yScale*200)+Cloud2_y);
vertex(wc+(Cloud2_xScale*413)+Cloud2_x,hc+(Cloud2_yScale*212)+Cloud2_y);
vertex(wc+(Cloud2_xScale*390)+Cloud2_x,hc+(Cloud2_yScale*219)+Cloud2_y);
vertex(wc+(Cloud2_xScale*391)+Cloud2_x,hc+(Cloud2_yScale*237)+Cloud2_y);
vertex(wc+(Cloud2_xScale*394)+Cloud2_x,hc+(Cloud2_yScale*245)+Cloud2_y);
vertex(wc+(Cloud2_xScale*391)+Cloud2_x,hc+(Cloud2_yScale*256)+Cloud2_y);
vertex(wc+(Cloud2_xScale*383)+Cloud2_x,hc+(Cloud2_yScale*262)+Cloud2_y);
vertex(wc+(Cloud2_xScale*380)+Cloud2_x,hc+(Cloud2_yScale*265)+Cloud2_y);
endShape(CLOSE);
//ENDCloud2
}
//Cloud3
{
noStroke();
fill(255,250);
let Cloud3_x = -scale*280 + cld2;
let Cloud3_y = -scale*274 - cld4;
let Cloud3_xScale = scale/3;
let Cloud3_yScale = scale/2;
beginShape();
vertex(wc+(Cloud3_xScale*605)+Cloud3_x,hc+(Cloud3_yScale*368)+Cloud3_y);
vertex(wc+(Cloud3_xScale*585)+Cloud3_x,hc+(Cloud3_yScale*370)+Cloud3_y);
vertex(wc+(Cloud3_xScale*581)+Cloud3_x,hc+(Cloud3_yScale*375)+Cloud3_y);
vertex(wc+(Cloud3_xScale*572)+Cloud3_x,hc+(Cloud3_yScale*384)+Cloud3_y);
vertex(wc+(Cloud3_xScale*555)+Cloud3_x,hc+(Cloud3_yScale*389)+Cloud3_y);
vertex(wc+(Cloud3_xScale*543)+Cloud3_x,hc+(Cloud3_yScale*390)+Cloud3_y);
vertex(wc+(Cloud3_xScale*525)+Cloud3_x,hc+(Cloud3_yScale*400)+Cloud3_y);
vertex(wc+(Cloud3_xScale*506)+Cloud3_x,hc+(Cloud3_yScale*412)+Cloud3_y);
vertex(wc+(Cloud3_xScale*490)+Cloud3_x,hc+(Cloud3_yScale*425)+Cloud3_y);
vertex(wc+(Cloud3_xScale*465)+Cloud3_x,hc+(Cloud3_yScale*434)+Cloud3_y);
vertex(wc+(Cloud3_xScale*439)+Cloud3_x,hc+(Cloud3_yScale*462)+Cloud3_y);
vertex(wc+(Cloud3_xScale*416)+Cloud3_x,hc+(Cloud3_yScale*477)+Cloud3_y);
vertex(wc+(Cloud3_xScale*403)+Cloud3_x,hc+(Cloud3_yScale*503)+Cloud3_y);
vertex(wc+(Cloud3_xScale*404)+Cloud3_x,hc+(Cloud3_yScale*506)+Cloud3_y);
vertex(wc+(Cloud3_xScale*420)+Cloud3_x,hc+(Cloud3_yScale*506)+Cloud3_y);
vertex(wc+(Cloud3_xScale*443)+Cloud3_x,hc+(Cloud3_yScale*511)+Cloud3_y);
vertex(wc+(Cloud3_xScale*461)+Cloud3_x,hc+(Cloud3_yScale*512)+Cloud3_y);
vertex(wc+(Cloud3_xScale*502)+Cloud3_x,hc+(Cloud3_yScale*505)+Cloud3_y);
vertex(wc+(Cloud3_xScale*524)+Cloud3_x,hc+(Cloud3_yScale*488)+Cloud3_y);
vertex(wc+(Cloud3_xScale*538)+Cloud3_x,hc+(Cloud3_yScale*475)+Cloud3_y);
vertex(wc+(Cloud3_xScale*570)+Cloud3_x,hc+(Cloud3_yScale*471)+Cloud3_y);
vertex(wc+(Cloud3_xScale*587)+Cloud3_x,hc+(Cloud3_yScale*461)+Cloud3_y);
vertex(wc+(Cloud3_xScale*600)+Cloud3_x,hc+(Cloud3_yScale*448)+Cloud3_y);
vertex(wc+(Cloud3_xScale*625)+Cloud3_x,hc+(Cloud3_yScale*439)+Cloud3_y);
vertex(wc+(Cloud3_xScale*665)+Cloud3_x,hc+(Cloud3_yScale*435)+Cloud3_y);
vertex(wc+(Cloud3_xScale*696)+Cloud3_x,hc+(Cloud3_yScale*425)+Cloud3_y);
vertex(wc+(Cloud3_xScale*696)+Cloud3_x,hc+(Cloud3_yScale*413)+Cloud3_y);
vertex(wc+(Cloud3_xScale*705)+Cloud3_x,hc+(Cloud3_yScale*392)+Cloud3_y);
vertex(wc+(Cloud3_xScale*727)+Cloud3_x,hc+(Cloud3_yScale*376)+Cloud3_y);
vertex(wc+(Cloud3_xScale*744)+Cloud3_x,hc+(Cloud3_yScale*350)+Cloud3_y);
vertex(wc+(Cloud3_xScale*742)+Cloud3_x,hc+(Cloud3_yScale*334)+Cloud3_y);
vertex(wc+(Cloud3_xScale*732)+Cloud3_x,hc+(Cloud3_yScale*336)+Cloud3_y);
vertex(wc+(Cloud3_xScale*717)+Cloud3_x,hc+(Cloud3_yScale*337)+Cloud3_y);
vertex(wc+(Cloud3_xScale*706)+Cloud3_x,hc+(Cloud3_yScale*326)+Cloud3_y);
vertex(wc+(Cloud3_xScale*702)+Cloud3_x,hc+(Cloud3_yScale*325)+Cloud3_y);
vertex(wc+(Cloud3_xScale*688)+Cloud3_x,hc+(Cloud3_yScale*331)+Cloud3_y);
vertex(wc+(Cloud3_xScale*654)+Cloud3_x,hc+(Cloud3_yScale*344)+Cloud3_y);
vertex(wc+(Cloud3_xScale*622)+Cloud3_x,hc+(Cloud3_yScale*348)+Cloud3_y);
endShape(CLOSE);
//ENDCloud3
}
//Cloud4
{
fill(255,250);
let Cloud4_x = -scale*310 + cld4;
let Cloud4_y = -scale*230 - cld3;
let Cloud4_xScale = scale/3;
let Cloud4_yScale = scale/2;
beginShape();
vertex(wc+(Cloud4_xScale*224)+Cloud4_x,hc+(Cloud4_yScale*677)+Cloud4_y);
vertex(wc+(Cloud4_xScale*221)+Cloud4_x,hc+(Cloud4_yScale*677)+Cloud4_y);
vertex(wc+(Cloud4_xScale*198)+Cloud4_x,hc+(Cloud4_yScale*682)+Cloud4_y);
vertex(wc+(Cloud4_xScale*195)+Cloud4_x,hc+(Cloud4_yScale*689)+Cloud4_y);
vertex(wc+(Cloud4_xScale*172)+Cloud4_x,hc+(Cloud4_yScale*705)+Cloud4_y);
vertex(wc+(Cloud4_xScale*168)+Cloud4_x,hc+(Cloud4_yScale*709)+Cloud4_y);
vertex(wc+(Cloud4_xScale*190)+Cloud4_x,hc+(Cloud4_yScale*726)+Cloud4_y);
vertex(wc+(Cloud4_xScale*189)+Cloud4_x,hc+(Cloud4_yScale*735)+Cloud4_y);
vertex(wc+(Cloud4_xScale*215)+Cloud4_x,hc+(Cloud4_yScale*742)+Cloud4_y);
vertex(wc+(Cloud4_xScale*247)+Cloud4_x,hc+(Cloud4_yScale*741)+Cloud4_y);
vertex(wc+(Cloud4_xScale*308)+Cloud4_x,hc+(Cloud4_yScale*757)+Cloud4_y);
vertex(wc+(Cloud4_xScale*315)+Cloud4_x,hc+(Cloud4_yScale*750)+Cloud4_y);
vertex(wc+(Cloud4_xScale*340)+Cloud4_x,hc+(Cloud4_yScale*740)+Cloud4_y);
vertex(wc+(Cloud4_xScale*356)+Cloud4_x,hc+(Cloud4_yScale*740)+Cloud4_y);
vertex(wc+(Cloud4_xScale*372)+Cloud4_x,hc+(Cloud4_yScale*712)+Cloud4_y);
vertex(wc+(Cloud4_xScale*397)+Cloud4_x,hc+(Cloud4_yScale*710)+Cloud4_y);
vertex(wc+(Cloud4_xScale*445)+Cloud4_x,hc+(Cloud4_yScale*720)+Cloud4_y);
vertex(wc+(Cloud4_xScale*455)+Cloud4_x,hc+(Cloud4_yScale*710)+Cloud4_y);
vertex(wc+(Cloud4_xScale*472)+Cloud4_x,hc+(Cloud4_yScale*702)+Cloud4_y);
vertex(wc+(Cloud4_xScale*481)+Cloud4_x,hc+(Cloud4_yScale*686)+Cloud4_y);
vertex(wc+(Cloud4_xScale*489)+Cloud4_x,hc+(Cloud4_yScale*622)+Cloud4_y);
vertex(wc+(Cloud4_xScale*522)+Cloud4_x,hc+(Cloud4_yScale*600)+Cloud4_y);
vertex(wc+(Cloud4_xScale*565)+Cloud4_x,hc+(Cloud4_yScale*584)+Cloud4_y);
vertex(wc+(Cloud4_xScale*557)+Cloud4_x,hc+(Cloud4_yScale*568)+Cloud4_y);
vertex(wc+(Cloud4_xScale*517)+Cloud4_x,hc+(Cloud4_yScale*567)+Cloud4_y);
vertex(wc+(Cloud4_xScale*515)+Cloud4_x,hc+(Cloud4_yScale*555)+Cloud4_y);
vertex(wc+(Cloud4_xScale*519)+Cloud4_x,hc+(Cloud4_yScale*525)+Cloud4_y);
vertex(wc+(Cloud4_xScale*497)+Cloud4_x,hc+(Cloud4_yScale*517)+Cloud4_y);
vertex(wc+(Cloud4_xScale*430)+Cloud4_x,hc+(Cloud4_yScale*530)+Cloud4_y);
vertex(wc+(Cloud4_xScale*396)+Cloud4_x,hc+(Cloud4_yScale*524)+Cloud4_y);
vertex(wc+(Cloud4_xScale*308)+Cloud4_x,hc+(Cloud4_yScale*575)+Cloud4_y);
vertex(wc+(Cloud4_xScale*282)+Cloud4_x,hc+(Cloud4_yScale*581)+Cloud4_y);
vertex(wc+(Cloud4_xScale*264)+Cloud4_x,hc+(Cloud4_yScale*606)+Cloud4_y);
vertex(wc+(Cloud4_xScale*244)+Cloud4_x,hc+(Cloud4_yScale*613)+Cloud4_y);
vertex(wc+(Cloud4_xScale*236)+Cloud4_x,hc+(Cloud4_yScale*639)+Cloud4_y);
vertex(wc+(Cloud4_xScale*235)+Cloud4_x,hc+(Cloud4_yScale*648)+Cloud4_y);
endShape(CLOSE);
//ENDCloud4
}
//Cloud5
{
fill(255,250);
let Cloud5_x = -scale*110 + cld3;
let Cloud5_y = -scale*-40 - cld2;
let Cloud5_xScale = scale/3;
let Cloud5_yScale = scale/2;
beginShape();
vertex(wc+(Cloud5_xScale*131)+Cloud5_x,hc+(Cloud5_yScale*283)+Cloud5_y);
vertex(wc+(Cloud5_xScale*147)+Cloud5_x,hc+(Cloud5_yScale*294)+Cloud5_y);
vertex(wc+(Cloud5_xScale*146)+Cloud5_x,hc+(Cloud5_yScale*297)+Cloud5_y);
vertex(wc+(Cloud5_xScale*162)+Cloud5_x,hc+(Cloud5_yScale*299)+Cloud5_y);
vertex(wc+(Cloud5_xScale*170)+Cloud5_x,hc+(Cloud5_yScale*297)+Cloud5_y);
vertex(wc+(Cloud5_xScale*180)+Cloud5_x,hc+(Cloud5_yScale*304)+Cloud5_y);
vertex(wc+(Cloud5_xScale*188)+Cloud5_x,hc+(Cloud5_yScale*305)+Cloud5_y);
vertex(wc+(Cloud5_xScale*208)+Cloud5_x,hc+(Cloud5_yScale*304)+Cloud5_y);
vertex(wc+(Cloud5_xScale*219)+Cloud5_x,hc+(Cloud5_yScale*311)+Cloud5_y);
vertex(wc+(Cloud5_xScale*250)+Cloud5_x,hc+(Cloud5_yScale*308)+Cloud5_y);
vertex(wc+(Cloud5_xScale*266)+Cloud5_x,hc+(Cloud5_yScale*298)+Cloud5_y);
vertex(wc+(Cloud5_xScale*299)+Cloud5_x,hc+(Cloud5_yScale*294)+Cloud5_y);
vertex(wc+(Cloud5_xScale*313)+Cloud5_x,hc+(Cloud5_yScale*290)+Cloud5_y);
vertex(wc+(Cloud5_xScale*336)+Cloud5_x,hc+(Cloud5_yScale*266)+Cloud5_y);
vertex(wc+(Cloud5_xScale*346)+Cloud5_x,hc+(Cloud5_yScale*253)+Cloud5_y);
vertex(wc+(Cloud5_xScale*375)+Cloud5_x,hc+(Cloud5_yScale*235)+Cloud5_y);
vertex(wc+(Cloud5_xScale*376)+Cloud5_x,hc+(Cloud5_yScale*218)+Cloud5_y);
vertex(wc+(Cloud5_xScale*389)+Cloud5_x,hc+(Cloud5_yScale*187)+Cloud5_y);
vertex(wc+(Cloud5_xScale*388)+Cloud5_x,hc+(Cloud5_yScale*175)+Cloud5_y);
vertex(wc+(Cloud5_xScale*373)+Cloud5_x,hc+(Cloud5_yScale*137)+Cloud5_y);
vertex(wc+(Cloud5_xScale*349)+Cloud5_x,hc+(Cloud5_yScale*120)+Cloud5_y);
vertex(wc+(Cloud5_xScale*338)+Cloud5_x,hc+(Cloud5_yScale*86)+Cloud5_y);
vertex(wc+(Cloud5_xScale*307)+Cloud5_x,hc+(Cloud5_yScale*86)+Cloud5_y);
vertex(wc+(Cloud5_xScale*284)+Cloud5_x,hc+(Cloud5_yScale*104)+Cloud5_y);
vertex(wc+(Cloud5_xScale*230)+Cloud5_x,hc+(Cloud5_yScale*114)+Cloud5_y);
vertex(wc+(Cloud5_xScale*155)+Cloud5_x,hc+(Cloud5_yScale*152)+Cloud5_y);
vertex(wc+(Cloud5_xScale*149)+Cloud5_x,hc+(Cloud5_yScale*158)+Cloud5_y);
vertex(wc+(Cloud5_xScale*150)+Cloud5_x,hc+(Cloud5_yScale*198)+Cloud5_y);
vertex(wc+(Cloud5_xScale*140)+Cloud5_x,hc+(Cloud5_yScale*203)+Cloud5_y);
vertex(wc+(Cloud5_xScale*121)+Cloud5_x,hc+(Cloud5_yScale*218)+Cloud5_y);
vertex(wc+(Cloud5_xScale*122)+Cloud5_x,hc+(Cloud5_yScale*226)+Cloud5_y);
vertex(wc+(Cloud5_xScale*109)+Cloud5_x,hc+(Cloud5_yScale*255)+Cloud5_y);
vertex(wc+(Cloud5_xScale*118)+Cloud5_x,hc+(Cloud5_yScale*273)+Cloud5_y);
endShape(CLOSE);
//ENDCloud5
}

stroke(0,50);
//PTW
{
fill(pWC2);
let PTW_x = -scale*pX - plane2;
let PTW_y = -scale*pY - plane;
let PTW_xScale = scale/pScale;
let PTW_yScale = scale/pScale;
beginShape();
vertex(wc+(PTW_xScale*218)+PTW_x,hc+(PTW_yScale*415)+PTW_y);
vertex(wc+(PTW_xScale*228)+PTW_x,hc+(PTW_yScale*415)+PTW_y);
vertex(wc+(PTW_xScale*378)+PTW_x,hc+(PTW_yScale*303)+PTW_y);
vertex(wc+(PTW_xScale*379)+PTW_x,hc+(PTW_yScale*302)+PTW_y);
vertex(wc+(PTW_xScale*388)+PTW_x,hc+(PTW_yScale*301)+PTW_y);
vertex(wc+(PTW_xScale*413)+PTW_x,hc+(PTW_yScale*303)+PTW_y);
vertex(wc+(PTW_xScale*353)+PTW_x,hc+(PTW_yScale*366)+PTW_y);
vertex(wc+(PTW_xScale*361)+PTW_x,hc+(PTW_yScale*371)+PTW_y);
vertex(wc+(PTW_xScale*331)+PTW_x,hc+(PTW_yScale*408)+PTW_y);
vertex(wc+(PTW_xScale*326)+PTW_x,hc+(PTW_yScale*403)+PTW_y);
vertex(wc+(PTW_xScale*319)+PTW_x,hc+(PTW_yScale*410)+PTW_y);
vertex(wc+(PTW_xScale*324)+PTW_x,hc+(PTW_yScale*415)+PTW_y);
vertex(wc+(PTW_xScale*298)+PTW_x,hc+(PTW_yScale*448)+PTW_y);
vertex(wc+(PTW_xScale*220)+PTW_x,hc+(PTW_yScale*421)+PTW_y);
vertex(wc+(PTW_xScale*218)+PTW_x,hc+(PTW_yScale*417)+PTW_y);
endShape(CLOSE);
//ENDPTW
}
//PBW
{
fill(pWC2);
let PBW_x = -scale*pX - plane2;
let PBW_y = -scale*pY - plane;
let PBW_xScale = scale/pScale;
let PBW_yScale = scale/pScale;
beginShape();
vertex(wc+(PBW_xScale*202)+PBW_x,hc+(PBW_yScale*459)+PBW_y);
vertex(wc+(PBW_xScale*206)+PBW_x,hc+(PBW_yScale*465)+PBW_y);
vertex(wc+(PBW_xScale*259)+PBW_x,hc+(PBW_yScale*647)+PBW_y);
vertex(wc+(PBW_xScale*262)+PBW_x,hc+(PBW_yScale*651)+PBW_y);
vertex(wc+(PBW_xScale*287)+PBW_x,hc+(PBW_yScale*664)+PBW_y);
vertex(wc+(PBW_xScale*277)+PBW_x,hc+(PBW_yScale*584)+PBW_y);
vertex(wc+(PBW_xScale*283)+PBW_x,hc+(PBW_yScale*586)+PBW_y);
vertex(wc+(PBW_xScale*276)+PBW_x,hc+(PBW_yScale*535)+PBW_y);
vertex(wc+(PBW_xScale*270)+PBW_x,hc+(PBW_yScale*535)+PBW_y);
vertex(wc+(PBW_xScale*270)+PBW_x,hc+(PBW_yScale*526)+PBW_y);
vertex(wc+(PBW_xScale*276)+PBW_x,hc+(PBW_yScale*526)+PBW_y);
vertex(wc+(PBW_xScale*283)+PBW_x,hc+(PBW_yScale*493)+PBW_y);
vertex(wc+(PBW_xScale*279)+PBW_x,hc+(PBW_yScale*485)+PBW_y);
vertex(wc+(PBW_xScale*206)+PBW_x,hc+(PBW_yScale*453)+PBW_y);
vertex(wc+(PBW_xScale*202)+PBW_x,hc+(PBW_yScale*458)+PBW_y);
endShape(CLOSE);
//ENDPBW
}
//PT
{
fill(pWC2);
let PT_x = -scale*pX - plane2;
let PT_y = -scale*pY - plane;
let PT_xScale = scale/pScale;
let PT_yScale = scale/pScale;
beginShape();
vertex(wc+(PT_xScale*412)+PT_x,hc+(PT_yScale*535)+PT_y);
vertex(wc+(PT_xScale*421)+PT_x,hc+(PT_yScale*542)+PT_y);
vertex(wc+(PT_xScale*423)+PT_x,hc+(PT_yScale*544)+PT_y);
vertex(wc+(PT_xScale*434)+PT_x,hc+(PT_yScale*582)+PT_y);
vertex(wc+(PT_xScale*440)+PT_x,hc+(PT_yScale*594)+PT_y);
vertex(wc+(PT_xScale*452)+PT_x,hc+(PT_yScale*601)+PT_y);
vertex(wc+(PT_xScale*465)+PT_x,hc+(PT_yScale*539)+PT_y);
vertex(wc+(PT_xScale*505)+PT_x,hc+(PT_yScale*492)+PT_y);
vertex(wc+(PT_xScale*493)+PT_x,hc+(PT_yScale*486)+PT_y);
vertex(wc+(PT_xScale*483)+PT_x,hc+(PT_yScale*487)+PT_y);
vertex(wc+(PT_xScale*440)+PT_x,hc+(PT_yScale*509)+PT_y);
vertex(wc+(PT_xScale*427)+PT_x,hc+(PT_yScale*507)+PT_y);
vertex(wc+(PT_xScale*435)+PT_x,hc+(PT_yScale*527)+PT_y);
endShape(CLOSE);
//ENDPT
}
//PBod
{
fill(pBC2);
let PBod_x = -scale*pX - plane2;
let PBod_y = -scale*pY - plane;
let PBod_xScale = scale/pScale;
let PBod_yScale = scale/pScale;
beginShape();
vertex(wc+(PBod_xScale*453)+PBod_x,hc+(PBod_yScale*525)+PBod_y);
vertex(wc+(PBod_xScale*440)+PBod_x,hc+(PBod_yScale*515)+PBod_y);
vertex(wc+(PBod_xScale*419)+PBod_x,hc+(PBod_yScale*502)+PBod_y);
vertex(wc+(PBod_xScale*400)+PBod_x,hc+(PBod_yScale*491)+PBod_y);
vertex(wc+(PBod_xScale*333)+PBod_x,hc+(PBod_yScale*458)+PBod_y);
vertex(wc+(PBod_xScale*133)+PBod_x,hc+(PBod_yScale*378)+PBod_y);
vertex(wc+(PBod_xScale*108)+PBod_x,hc+(PBod_yScale*370)+PBod_y);
vertex(wc+(PBod_xScale*85)+PBod_x,hc+(PBod_yScale*366)+PBod_y);
vertex(wc+(PBod_xScale*72)+PBod_x,hc+(PBod_yScale*366)+PBod_y);
vertex(wc+(PBod_xScale*62)+PBod_x,hc+(PBod_yScale*368)+PBod_y);
  vertex(wc+(PBod_xScale*60)+PBod_x,hc+(PBod_yScale*371)+PBod_y);
vertex(wc+(PBod_xScale*61)+PBod_x,hc+(PBod_yScale*376)+PBod_y);
vertex(wc+(PBod_xScale*65)+PBod_x,hc+(PBod_yScale*386)+PBod_y);
vertex(wc+(PBod_xScale*85)+PBod_x,hc+(PBod_yScale*407)+PBod_y);
vertex(wc+(PBod_xScale*89)+PBod_x,hc+(PBod_yScale*410)+PBod_y);
vertex(wc+(PBod_xScale*98)+PBod_x,hc+(PBod_yScale*415)+PBod_y);
vertex(wc+(PBod_xScale*107)+PBod_x,hc+(PBod_yScale*420)+PBod_y);
vertex(wc+(PBod_xScale*315)+PBod_x,hc+(PBod_yScale*506)+PBod_y);
vertex(wc+(PBod_xScale*397)+PBod_x,hc+(PBod_yScale*532)+PBod_y);
vertex(wc+(PBod_xScale*457)+PBod_x,hc+(PBod_yScale*543)+PBod_y);
vertex(wc+(PBod_xScale*472)+PBod_x,hc+(PBod_yScale*544)+PBod_y);
vertex(wc+(PBod_xScale*456)+PBod_x,hc+(PBod_yScale*527)+PBod_y);
endShape(CLOSE);
//ENDPBod
}
//JT
{
fill(pJC2);
let JT_x = -scale*pX - plane2;
let JT_y = -scale*pY - plane;
let JT_xScale = scale/pScale;
let JT_yScale = scale/pScale;
beginShape();
vertex(wc+(JT_xScale*252)+JT_x,hc+(JT_yScale*533)+JT_y);
vertex(wc+(JT_xScale*235)+JT_x,hc+(JT_yScale*518)+JT_y);
vertex(wc+(JT_xScale*223)+JT_x,hc+(JT_yScale*509)+JT_y);
vertex(wc+(JT_xScale*200)+JT_x,hc+(JT_yScale*500)+JT_y);
vertex(wc+(JT_xScale*195)+JT_x,hc+(JT_yScale*499)+JT_y);
vertex(wc+(JT_xScale*189)+JT_x,hc+(JT_yScale*505)+JT_y);
vertex(wc+(JT_xScale*186)+JT_x,hc+(JT_yScale*512)+JT_y);
vertex(wc+(JT_xScale*185)+JT_x,hc+(JT_yScale*518)+JT_y);
vertex(wc+(JT_xScale*187)+JT_x,hc+(JT_yScale*520)+JT_y);
vertex(wc+(JT_xScale*192)+JT_x,hc+(JT_yScale*524)+JT_y);
vertex(wc+(JT_xScale*201)+JT_x,hc+(JT_yScale*527)+JT_y);
vertex(wc+(JT_xScale*224)+JT_x,hc+(JT_yScale*532)+JT_y);
vertex(wc+(JT_xScale*251)+JT_x,hc+(JT_yScale*533)+JT_y);
endShape(CLOSE);
//ENDJT
}
//JT2
{
fill(pJC2);
let JT2_x = -scale*pX - plane2;
let JT2_y = -scale*pY - plane;
let JT2_xScale = scale/pScale;
let JT2_yScale = scale/pScale;
beginShape();
vertex(wc+(JT2_xScale*299)+JT2_x,hc+(JT2_yScale*400)+JT2_y);
vertex(wc+(JT2_xScale*283)+JT2_x,hc+(JT2_yScale*383)+JT2_y);
vertex(wc+(JT2_xScale*271)+JT2_x,hc+(JT2_yScale*373)+JT2_y);
vertex(wc+(JT2_xScale*259)+JT2_x,hc+(JT2_yScale*367)+JT2_y);
vertex(wc+(JT2_xScale*249)+JT2_x,hc+(JT2_yScale*362)+JT2_y);
vertex(wc+(JT2_xScale*241)+JT2_x,hc+(JT2_yScale*368)+JT2_y);
vertex(wc+(JT2_xScale*235)+JT2_x,hc+(JT2_yScale*377)+JT2_y);
vertex(wc+(JT2_xScale*237)+JT2_x,hc+(JT2_yScale*386)+JT2_y);
vertex(wc+(JT2_xScale*249)+JT2_x,hc+(JT2_yScale*390)+JT2_y);
vertex(wc+(JT2_xScale*269)+JT2_x,hc+(JT2_yScale*397)+JT2_y);
vertex(wc+(JT2_xScale*290)+JT2_x,hc+(JT2_yScale*399)+JT2_y);
vertex(wc+(JT2_xScale*298)+JT2_x,hc+(JT2_yScale*400)+JT2_y);
endShape(CLOSE);
//ENDJT2
}
stroke(lineColour);


  //FrGrnd >> 1FrntWndw EDGE         c + d
  {
    //Stlying Front Window Edge
    stroke(lineColour);

    //Draw Front Window Edge
    //Top
    fill(frontWindowEdgeColourTop);
    beginShape();
    vertex(c1x, c1y);
    vertex(c2x, c2y);
    vertex(d2x, d2y);
    vertex(d1x, d1y);
    endShape(CLOSE);
    //Right
    fill(frontWindowEdgeColourRight);
    beginShape();
    vertex(c2x, c2y);
    vertex(c3x, c3y);
    vertex(d3x, d3y);
    vertex(d2x, d2y);
    endShape(CLOSE);
    //Bottom
    fill(frontWindowEdgeColourBottom);
    beginShape();
    vertex(c3x, c3y);
    vertex(c4x, c4y);
    vertex(d4x, d4y);
    vertex(d3x, d3y);
    endShape(CLOSE);
    //Left
    fill(frontWindowEdgeColourLeft);
    beginShape();
    vertex(c4x, c4y);
    vertex(c1x, c1y);
    vertex(d1x, d1y);
    vertex(d4x, d4y);
    endShape(CLOSE);
  }
  //FrGrnd >> 1FrntWndw SURROUND     b + c
  {
    //Stlying Front Window Surround
    fill(frontWindowSurroundColour);
    stroke(lineColour);

    //Draw Front Window Surround
    beginShape();
    vertex(b1x, b1y);
    vertex(b2x, b2y);
    vertex(b3x, b3y);
    vertex(b4x, b4y);
    beginContour();
    vertex(c4x, c4y);
    vertex(c3x, c3y);
    vertex(c2x, c2y);
    vertex(c1x, c1y);
    endContour();
    endShape(CLOSE);

  }
  //FrGrnd >> 1FrntWndw SIDES        a + b  (1,2,3,4)
  {
    //Stlying Wall
    stroke(lineColour);

    //Draw Wall Top
    fill(wallSideTopColour);
    beginShape();
    vertex(a1x, a1y);
    vertex(a2x, a2y);
    vertex(b2x, b2y);
    vertex(b1x, b1y);
    endShape();

    //Draw Wall Right
    fill(wallSideRightColour);
    beginShape();
    vertex(a2x, a2y);
    vertex(a3x, a3y);
    vertex(b3x, b3y);
    vertex(b2x, b2y);
    endShape();

    //Draw Wall Bottom
    fill(wallSideBottomColour);
    beginShape();
    vertex(a3x, a3y);
    vertex(a4x, a4y);
    vertex(b4x, b4y);
    vertex(b3x, b3y);
    endShape();

    //Draw Wall Left
    fill(wallSideLeftColour);
    beginShape();
    vertex(a4x, a4y);
    vertex(a1x, a1y);
    vertex(b1x, b1y);
    vertex(b4x, b4y);
    endShape();

  }


  //FrGrnd >> 2FrntWndw EDGE         c + d
  {
    //Stlying Front Window Edge
    stroke(lineColour);

    //Draw Front Window Edge
    //Top
    fill(frontWindowEdgeColourTop);
    beginShape();
    vertex(c5x, c5y);
    vertex(c6x, c6y);
    vertex(d6x, d6y);
    vertex(d5x, d5y);
    endShape(CLOSE);
    //Right
    fill(frontWindowEdgeColourRight);
    beginShape();
    vertex(c6x, c6y);
    vertex(c7x, c7y);
    vertex(d7x, d7y);
    vertex(d6x, d6y);
    endShape(CLOSE);
    //Bottom
    fill(frontWindowEdgeColourBottom);
    beginShape();
    vertex(c7x, c7y);
    vertex(c8x, c8y);
    vertex(d8x, d8y);
    vertex(d7x, d7y);
    endShape(CLOSE);
    //Left
    fill(frontWindowEdgeColourLeft);
    beginShape();
    vertex(c8x, c8y);
    vertex(c5x, c5y);
    vertex(d5x, d5y);
    vertex(d8x, d8y);
    endShape(CLOSE);
  }
  //FrGrnd >> 2FrntWndw SURROUND     b + c
  {
    //Stlying Front Window Surround
    fill(frontWindowSurroundColour);
    stroke(lineColour);

    //Draw 2 Window Surround
    beginShape();
    vertex(b5x, b5y);
    vertex(b6x, b6y);
    vertex(b7x, b7y);
    vertex(b8x, b8y);
    beginContour();
    vertex(c8x, c8y);
    vertex(c7x, c7y);
    vertex(c6x, c6y);
    vertex(c5x, c5y);
    endContour();
    endShape(CLOSE);


  }
  //FrGrnd >> 2FrntWndw SIDES        a + b  (5,6,7,8)
  {
    //Stlying Wall
    stroke(lineColour);

    //Draw Wall Top
    fill(wallSideTopColour);
    beginShape();
    vertex(a6x, a6y);
    vertex(a5x, a5y);
    vertex(b6x, b6y);
    vertex(b5x, b5y);
    endShape(CLOSE);

    //Draw Wall Right
    fill(wallSideLeftColour);
    beginShape();
    vertex(a6x, a6y);
    vertex(a7x, a7y);
    vertex(b8x, b8y);
    vertex(b5x, b5y);
    endShape(CLOSE);

    //Draw Wall Bottom
    fill(wallSideBottomColour);
    beginShape();
    vertex(a8x, a8y);
    vertex(a7x, a7y);
    vertex(b8x, b8y);
    vertex(b7x, b7y);
    endShape(CLOSE);

    //Draw Wall Left
    fill(wallSideRightColour);
    beginShape();
    vertex(a8x, a8y);
    vertex(a5x, a5y);
    vertex(b6x, b6y);
    vertex(b7x, b7y);
    endShape(CLOSE);

  }


  //FrGrnd >> 3FrntWndw EDGE         c + d
  {
    //Stlying Front Window Edge
    stroke(lineColour);

    //Draw Front Window Edge
    //Top
    fill(frontWindowEdgeColourTop);
    beginShape();
    vertex(c9x, c9y);
    vertex(c10x, c10y);
    vertex(d10x, d10y);
    vertex(d9x, d9y);
    endShape(CLOSE);
    //Right
    fill(frontWindowEdgeColourRight);
    beginShape();
    vertex(c10x, c10y);
    vertex(c11x, c11y);
    vertex(d11x, d11y);
    vertex(d10x, d10y);
    endShape(CLOSE);
    //Bottom
    fill(frontWindowEdgeColourBottom);
    beginShape();
    vertex(c11x, c11y);
    vertex(c12x, c12y);
    vertex(d12x, d12y);
    vertex(d11x, d11y);
    endShape(CLOSE);
    //Left
    fill(frontWindowEdgeColourLeft);
    beginShape();
    vertex(c12x, c12y);
    vertex(c9x, c9y);
    vertex(d9x, d9y);
    vertex(d12x, d12y);
    endShape(CLOSE);
  }
  //FrGrnd >> 3FrntWndw SURROUND     b + c
  {
    //Stlying Front Window Surround
    fill(frontWindowSurroundColour);
    stroke(lineColour);

    //Draw Front Window Surround
    beginShape();
    vertex(b9x, b9y);
    vertex(b10x, b10y);
    vertex(b11x, b11y);
    vertex(b12x, b12y);
    beginContour();
    vertex(c12x, c12y);
    vertex(c11x, c11y);
    vertex(c10x, c10y);
    vertex(c9x, c9y);
    endContour();
    endShape(CLOSE);

  }
  //FrGrnd >> 3FrntWndw SIDES        a + b  (9,10,11,12)
  {
    //Stlying Wall
    stroke(lineColour);

    //Draw Wall Top
    fill(wallSideTopColour);
    beginShape();
    vertex(a9x, a9y);
    vertex(a10x, a10y);
    vertex(b10x, b10y);
    vertex(b9x, b9y);
    endShape(CLOSE);

    //Draw Wall Right
    fill(wallSideLeftColour);
    beginShape();
    vertex(a10x, a10y);
    vertex(a11x, a11y);
    vertex(b11x, b11y);
    vertex(b10x, b10y);
    endShape(CLOSE);

    //Draw Wall Bottom
    fill(wallSideBottomColour);
    beginShape();
    vertex(a11x, a11y);
    vertex(a12x, a12y);
    vertex(b12x, b12y);
    vertex(b11x, b11y);
    endShape(CLOSE);

    //Draw Wall Left
    fill(wallSideRightColour);
    beginShape();
    vertex(a12x, a12y);
    vertex(a9x, a9y);
    vertex(b9x, b9y);
    vertex(b12x, b12y);
    endShape(CLOSE);

  }


  //FrGrnd >> FrntWndw CEILLING     0 + a
  {
    //Stlying CEILLING
    fill(wallColour);
    stroke(lineColour);

    //Draw CEILLING
    beginShape();
    vertex(-5, -5);
    vertex(-5, height + 5);
    vertex(width + 5, height + 5);
    vertex(width + 5, -5);
    beginContour();
    vertex(a1x, a1y);
    vertex(a2x, a2y);
    vertex(a3x, a3y);
    vertex(a4x, a4y);
    endContour();
    beginContour();
    vertex(a8x, a8y);
    vertex(a7x, a7y);
    vertex(a6x, a6y);
    vertex(a5x, a5y);
    endContour();
    beginContour();
    vertex(a12x, a12y);
    vertex(a11x, a11y);
    vertex(a10x, a10y);
    vertex(a9x, a9y);
    endContour();
    endShape(CLOSE);
  }


  //Fullscreen button
  //= fs
  {
    //roll over colour change
    if (mouseX > width - 65 && mouseX < width - 15 && mouseY > 15 && mouseY < 65) {
      buttonColour = ([255, 100]);
    } else if (displayWidth < 500 || displayHeight < 600) {
      buttonColour = ([255, 0]);
    } else {
      buttonColour = ([0, 100]);
    }

    strokeWeight(1);
    //scale variables
    let fs_sx = 1;
    let fs_sy = 1;

    //position variables
    let fs_px = width - 60;
    let fs_py = 20;

    //stlying
    noFill();
    stroke(buttonColour);

    //shows expand button
    if (!fullscreen()) {
      //topleft arrow
      beginShape();
      vertex((fs_sx * 0) + fs_px, (fs_sy * 15) + fs_py);
      vertex((fs_sx * 0) + fs_px, (fs_sy * 0) + fs_py);
      vertex((fs_sx * 15) + fs_px, (fs_sy * 0) + fs_py);
      vertex((fs_sx * 0) + fs_px, (fs_sy * 0) + fs_py);
      vertex((fs_sx * 17) + fs_px, (fs_sy * 17) + fs_py);
      endShape();
      //topright arrow
      beginShape();
      vertex((fs_sx * 25) + fs_px, (fs_sy * 0) + fs_py);
      vertex((fs_sx * 40) + fs_px, (fs_sy * 0) + fs_py);
      vertex((fs_sx * 40) + fs_px, (fs_sy * 15) + fs_py);
      vertex((fs_sx * 40) + fs_px, (fs_sy * 0) + fs_py);
      vertex((fs_sx * 23) + fs_px, (fs_sy * 17) + fs_py);
      endShape();
      //bottomright arrow
      beginShape();
      vertex((fs_sx * 40) + fs_px, (fs_sy * 25) + fs_py);
      vertex((fs_sx * 40) + fs_px, (fs_sy * 40) + fs_py);
      vertex((fs_sx * 25) + fs_px, (fs_sy * 40) + fs_py);
      vertex((fs_sx * 40) + fs_px, (fs_sy * 40) + fs_py);
      vertex((fs_sx * 23) + fs_px, (fs_sy * 23) + fs_py);
      endShape();
      //bottomleft arrow
      beginShape();
      vertex((fs_sx * 15) + fs_px, (fs_sy * 40) + fs_py);
      vertex((fs_sx * 0) + fs_px, (fs_sy * 40) + fs_py);
      vertex((fs_sx * 0) + fs_px, (fs_sy * 25) + fs_py);
      vertex((fs_sx * 0) + fs_px, (fs_sy * 40) + fs_py);
      vertex((fs_sx * 17) + fs_px, (fs_sy * 23) + fs_py);
      endShape();
    }

    //shows contract button
    stroke(buttonColour);
    if (fullscreen()) {
      //topleft arrow
      beginShape();
      vertex((fs_sx * 0) + fs_px, (fs_sy * 0) + fs_py);
      vertex((fs_sx * 17) + fs_px, (fs_sy * 17) + fs_py);
      vertex((fs_sx * 17) + fs_px, (fs_sy * 3) + fs_py);
      vertex((fs_sx * 17) + fs_px, (fs_sy * 17) + fs_py);
      vertex((fs_sx * 3) + fs_px, (fs_sy * 17) + fs_py);
      endShape();
      //topright arrow
      beginShape();
      vertex((fs_sx * 40) + fs_px, (fs_sy * 0) + fs_py);
      vertex((fs_sx * 23) + fs_px, (fs_sy * 17) + fs_py);
      vertex((fs_sx * 23) + fs_px, (fs_sy * 3) + fs_py);
      vertex((fs_sx * 23) + fs_px, (fs_sy * 17) + fs_py);
      vertex((fs_sx * 35) + fs_px, (fs_sy * 17) + fs_py);
      endShape();
      //bottomright arrow
      beginShape();
      vertex((fs_sx * 40) + fs_px, (fs_sy * 40) + fs_py);
      vertex((fs_sx * 23) + fs_px, (fs_sy * 23) + fs_py);
      vertex((fs_sx * 23) + fs_px, (fs_sy * 35) + fs_py);
      vertex((fs_sx * 23) + fs_px, (fs_sy * 23) + fs_py);
      vertex((fs_sx * 35) + fs_px, (fs_sy * 23) + fs_py);
      endShape();
      //bottomleft arrow
      beginShape();
      vertex((fs_sx * 0) + fs_px, (fs_sy * 40) + fs_py);
      vertex((fs_sx * 17) + fs_px, (fs_sy * 23) + fs_py);
      vertex((fs_sx * 17) + fs_px, (fs_sy * 35) + fs_py);
      vertex((fs_sx * 17) + fs_px, (fs_sy * 23) + fs_py);
      vertex((fs_sx * 3) + fs_px, (fs_sy * 23) + fs_py);
      endShape();
    }
  }

//   //Adjusted coordinates
//   {
//       let newx = (mouseX - width / 2);
//       let newy = (mouseY - height / 2);
//       let newxScaled = (newx/scale);
//       let newyScaled = (newy/scale);
//       fill(0);
//       noStroke();
//       text('nx:' + newxScaled, 16, 20);
//       text('ny:' + newyScaled, 16, 30);

//       text('x:' + mouseX, 16, 40);
//       text('y:' + mouseY, 16, 50);
//       stroke(0);
//       // //New axis
//       // line(width / 2, 0, width / 2, height);
//       // line(0, height / 2, width, height / 2);
//     }
}

function mouseReleased() {

  //Click for full screen toggle
  if (mouseX > width - 65 && mouseX < width - 15 && mouseY > 15 && mouseY < 65) {
    let fs = fullscreen();
    fullscreen(!fs);
    buttonColour = ([0, 100])
  }
  if (mouseX > width - 65 && mouseX < width - 15 && mouseY > 15 && mouseY < 65) {
    plane = 0;
    plane2 = 0;
  }
}
